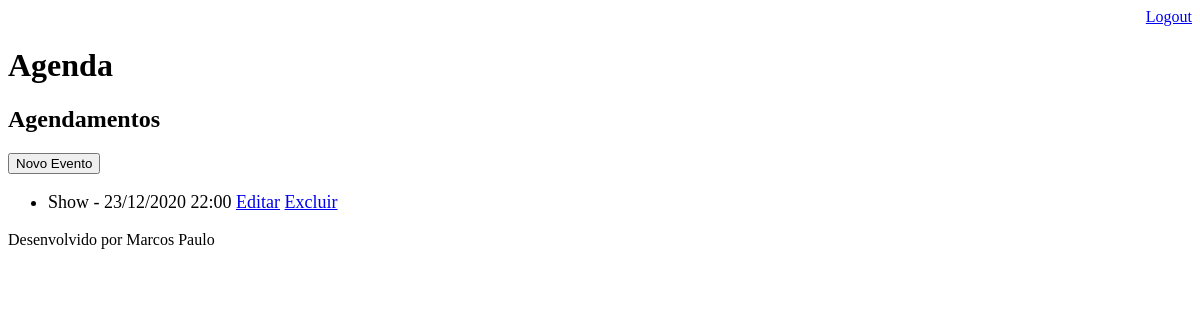
/agenda/ (signed in), run on an earlier commit of the app's database.
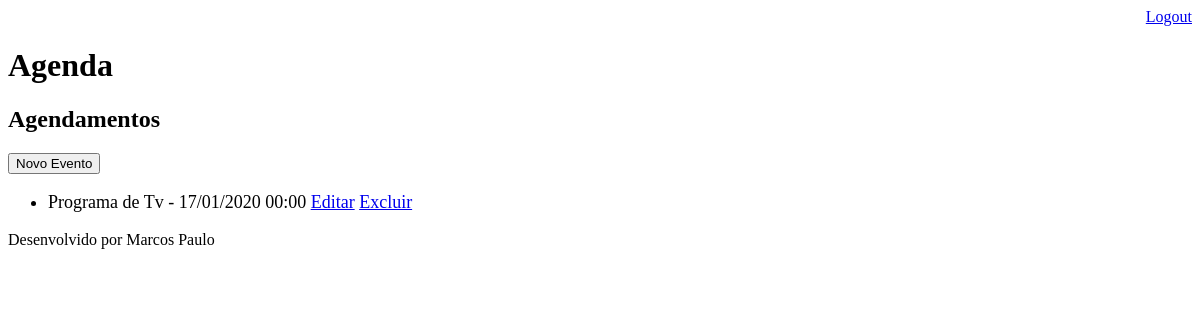
And on a later commit of the database.
### core/models.py (models this page shows, shortened)
class Evento(models.Model):
    titulo = models.CharField(max_length=100)
    descricao = models.TextField(blank=True, null=True)
    data_evento = models.DateTimeField(verbose_name='Data do Evento')
    data_criacao = models.DateTimeField(auto_now=True)
    local = models.CharField(max_length=200, blank=True, null=True)
    usuario = models.ForeignKey(User, on_delete=models.CASCADE)
    class Meta:
        db_table = 'evento'
    def get_data_evento(self):
        return self.data_evento.strftime('%d/%m/%Y %H:%M')
    def get_evento_situacao(self):
        if self.data_evento < datetime.now():
            return 1
        else:
            if self.data_evento > datetime.now() and self.data_evento < datetime.now() + timedelta(hours=1):
                return 2

### core/views.py (the view)
# urls.py: path('agenda/', views.lista_eventos),
@login_required(login_url='/login/')
def lista_eventos(request):
    usuario = request.user
    data_atual = datetime.now() - timedelta(hours=1)
    evento = Evento.objects.filter(usuario=usuario, data_evento__gt=data_atual)
    dados = {'eventos': evento}
    return render(request, 'agenda.html', dados)

### templates/agenda.html
{% extends "model-page.html" %}
{% block content %}
    <h2>Agendamentos</h2>
    <a href="evento/">
        <button type="button">Novo Evento</button>
    </a>
    <ul style="font-size: 18px">
    {% for evento in eventos %}
        <li>
            <div style={% if evento.get_evento_situacao == 1 %}
                            "color:red"
                        {% elif evento.get_evento_situacao == 2 %}
                            "color:yellow"
                        {% else %}
                            "color:black"
                        {% endif %}>
                {{ evento.titulo }} - {{ evento.get_data_evento }}
                <a href="evento/?id={{ evento.id }}">Editar</a>
                <a href="evento/delete/{{ evento.id }}/">Excluir</a>
            </div>
        </li>
        {% endfor %}
    </ul>
{% endblock %}

What changed in the data, as far as the page shows it:
no longer on this page (row edited): Evento: titulo "Show", get_data_evento "23/12/2020 22:00"
now on this page (row edited): Evento: titulo "Programa de Tv", get_data_evento "17/01/2020 00:00"
